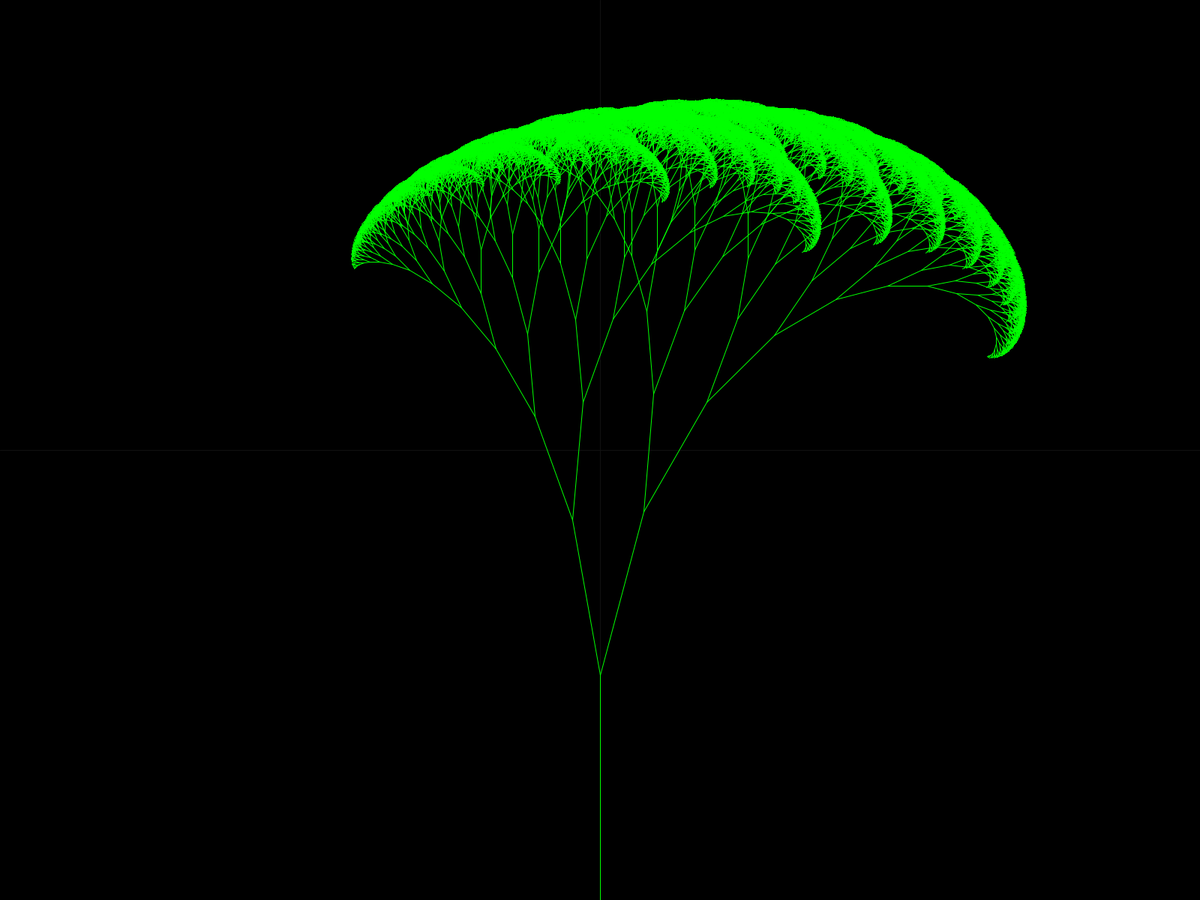
Frame 1 (no input)
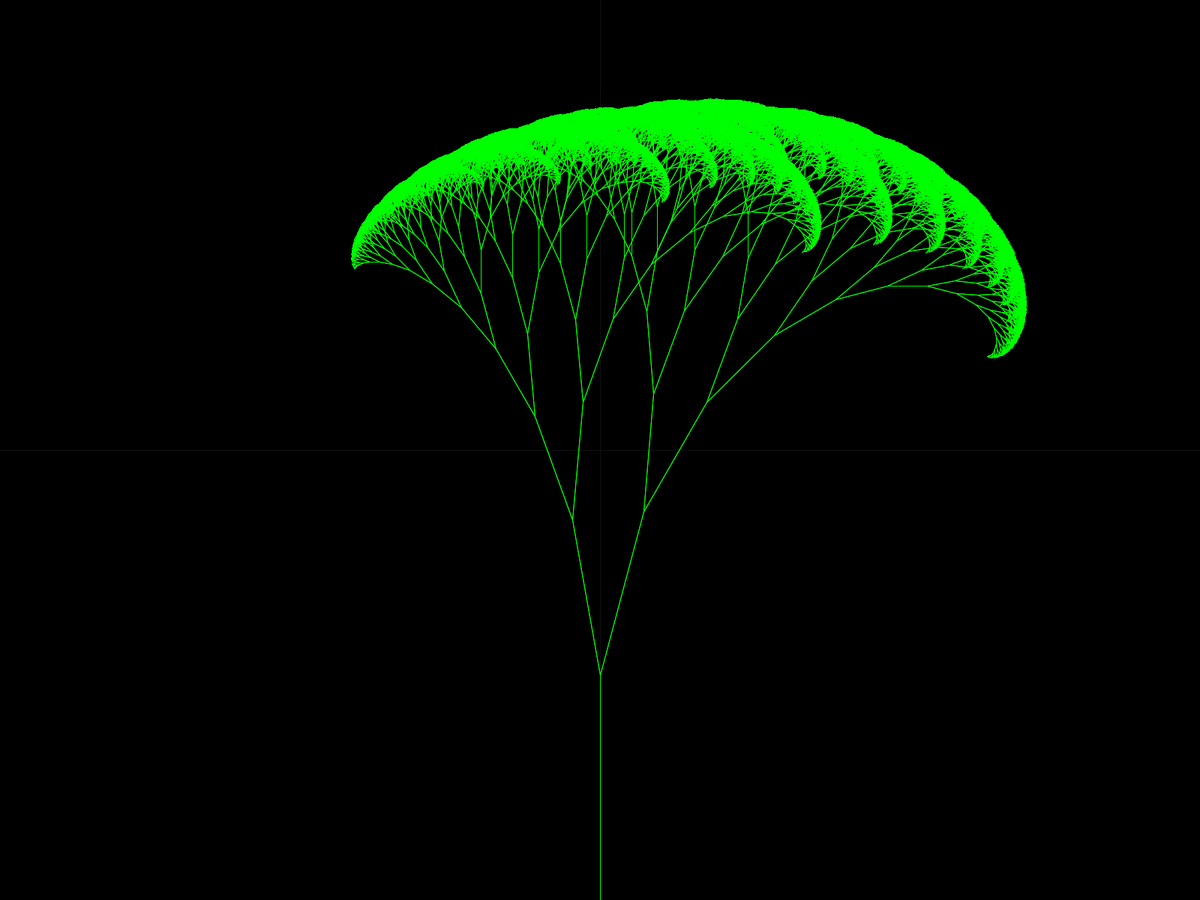
Frame 2 (the mouse pressed at the canvas centre, redrawn once)

The Processing sketch that drew these frames (run headless with seeded random() and noise(); the mouse was pressed at the canvas centre and the sketch redrawn once):

// Processing sketch: fractal
// ── fractal.pde
void setup(){
  fullScreen();
  background(0);
  strokeWeight(1);
  translate(width/2, height/2);
  stroke(#111111);
  line(0, -height/2, 0, height/2);
  line(-width/2, 0, width/2, 0);
  stroke(#00FF00);
  noLoop();
}

// See the DRAW tab

// ── draw.pde
void drawFractal(float x1, float y1, float angle, float len){
        if(len>2){
	        float x2=x1+(len*cos(radians(angle)));
	        float y2=y1+(len*sin(radians(angle)));
		//strokeWeight(1+len/100);
	        line(x1, y1, x2, y2);
                drawFractal(x2, y2, angle-10, len*0.70);
                drawFractal(x2, y2, angle+15, len*0.75);
	}
}
void draw(){
        drawFractal(width/2, height, -90, height/4);
}
void mouseMoved() {
	redraw();
}
